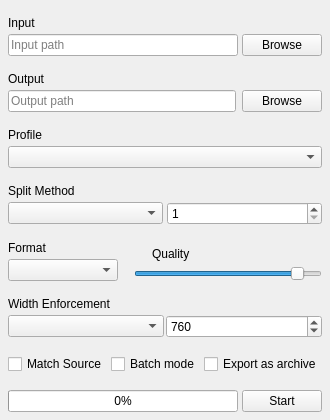
      <widget class="QWidget" name="stitchTab">
       <attribute name="title">
        <string>Stitch</string>
       </attribute>
       <layout class="QVBoxLayout" name="verticalLayout_9">
        <property name="spacing">
         <number>16</number>
        </property>
        <property name="leftMargin">
         <number>8</number>
        </property>
        <property name="topMargin">
         <number>16</number>
        </property>
        <property name="rightMargin">
         <number>8</number>
        </property>
        <property name="bottomMargin">
         <number>8</number>
        </property>
        <item>
         <layout class="QVBoxLayout" name="verticalLayout">
          <property name="spacing">
           <number>4</number>
          </property>
          <item>
           <widget class="QLabel" name="label_12">
            <property name="text">
             <string>Input</string>
            </property>
           </widget>
          </item>
          <item>
           <layout class="QHBoxLayout" name="horizontalLayout">
            <item>
             <widget class="QLineEdit" name="input">
              <property name="text">
               <string/>
              </property>
              <property name="placeholderText">
               <string>Input path</string>
              </property>
              <property name="cursorMoveStyle">
               <enum>Qt::VisualMoveStyle</enum>
              </property>
              <property name="clearButtonEnabled">
               <bool>true</bool>
              </property>
             </widget>
            </item>
            <item>
             <widget class="QPushButton" name="inputBrowse">
              <property name="text">
               <string>Browse</string>
              </property>
             </widget>
            </item>
           </layout>
          </item>
         </layout>
        </item>
        <item>
         <layout class="QVBoxLayout" name="verticalLayout_2">
          <property name="spacing">
           <number>4</number>
          </property>
          <item>
           <widget class="QLabel" name="label_2">
            <property name="text">
             <string>Output</string>
            </property>
           </widget>
          </item>
          <item>
           <layout class="QHBoxLayout" name="horizontalLayout_6">
            <property name="spacing">
             <number>6</number>
            </property>
            <item>
             <widget class="QLineEdit" name="output">
              <property name="placeholderText">
               <string>Output path</string>
              </property>
              <property name="cursorMoveStyle">
               <enum>Qt::VisualMoveStyle</enum>
              </property>
              <property name="clearButtonEnabled">
               <bool>true</bool>
              </property>
             </widget>
            </item>
            <item>
             <widget class="QPushButton" name="outputBrowse">
              <property name="text">
               <string>Browse</string>
              </property>
             </widget>
            </item>
           </layout>
          </item>
         </layout>
        </item>
        <item>
         <widget class="QWidget" name="profileWidget" native="true">
          <property name="maximumSize">
           <size>
            <width>16777215</width>
            <height>64</height>
           </size>
          </property>
          <layout class="QVBoxLayout" name="verticalLayout_11">
           <property name="spacing">
            <number>4</number>
           </property>
           <property name="leftMargin">
            <number>0</number>
           </property>
           <property name="topMargin">
            <number>0</number>
           </property>
           <property name="rightMargin">
            <number>0</number>
           </property>
           <property name="bottomMargin">
            <number>0</number>
           </property>
           <item>
            <widget class="QLabel" name="label_4">
             <property name="text">
              <string>Profile</string>
             </property>
            </widget>
           </item>
           <item>
            <widget class="QComboBox" name="profile"/>
           </item>
          </layout>
         </widget>
        </item>
        <item>
         <layout class="QVBoxLayout" name="verticalLayout_16">
          <property name="spacing">
           <number>4</number>
          </property>
          <item>
           <widget class="QLabel" name="label_6">
            <property name="text">
             <string>Split Method</string>
            </property>
           </widget>
          </item>
          <item>
           <layout class="QHBoxLayout" name="horizontalLayout_8">
            <item>
             <widget class="QComboBox" name="splitMethod">
              <property name="toolTip">
               <string>&lt;html&gt;&lt;head/&gt;&lt;body&gt;&lt;p&gt;&lt;span style=&quot; font-weight:700;&quot;&gt;Split Method&lt;/span&gt;&lt;/p&gt;&lt;p&gt;- &lt;span style=&quot; font-weight:700;&quot;&gt;split height&lt;/span&gt;: splits images into specific height.&lt;/p&gt;&lt;p&gt;- &lt;span style=&quot; font-weight:700;&quot;&gt;images numbe&lt;/span&gt;r: splits images into specific number of images.&lt;/p&gt;&lt;/body&gt;&lt;/html&gt;</string>
              </property>
             </widget>
            </item>
            <item>
             <widget class="QSpinBox" name="splitValue">
              <property name="minimum">
               <number>1</number>
              </property>
              <property name="maximum">
               <number>300000</number>
              </property>
             </widget>
            </item>
           </layout>
          </item>
         </layout>
        </item>
        <item>
         <layout class="QHBoxLayout" name="horizontalLayout_3">
          <property name="spacing">
           <number>4</number>
          </property>
          <item>
           <layout class="QHBoxLayout" name="horizontalLayout_15">
            <item>
             <layout class="QVBoxLayout" name="verticalLayout_5">
              <item>
               <widget class="QLabel" name="label_3">
                <property name="text">
                 <string>Format</string>
                </property>
               </widget>
              </item>
              <item>
               <widget class="QComboBox" name="outputFormat"/>
              </item>
             </layout>
            </item>
            <item>
             <widget class="QWidget" name="lossyQualityWidget" native="true">
              <property name="minimumSize">
               <size>
                <width>0</width>
                <height>0</height>
               </size>
              </property>
              <property name="maximumSize">
               <size>
                <width>200</width>
                <height>64</height>
               </size>
              </property>
              <layout class="QVBoxLayout" name="verticalLayout_7">
               <property name="spacing">
                <number>0</number>
               </property>
               <property name="leftMargin">
                <number>12</number>
               </property>
               <property name="topMargin">
                <number>0</number>
               </property>
               <property name="rightMargin">
                <number>0</number>
               </property>
               <property name="bottomMargin">
                <number>0</number>
               </property>
               <item>
                <widget class="QWidget" name="horizontalWidget" native="true">
                 <property name="minimumSize">
                  <size>
                   <width>0</width>
                   <height>0</height>
                  </size>
                 </property>
                 <layout class="QHBoxLayout" name="horizontalLayout_7">
                  <property name="spacing">
                   <number>2</number>
                  </property>
                  <property name="topMargin">
                   <number>0</number>
                  </property>
                  <property name="rightMargin">
                   <number>0</number>
                  </property>
                  <property name="bottomMargin">
                   <number>0</number>
                  </property>
                  <item>
                   <widget class="QLabel" name="lossyQuality">
                    <property name="text">
                     <string/>
                    </property>
                   </widget>
                  </item>
                  <item>
                   <widget class="QLabel" name="label_5">
                    <property name="text">
                     <string>Quality</string>
                    </property>
                   </widget>
                  </item>
                  <item>
                   <spacer name="horizontalSpacer">
                    <property name="orientation">
                     <enum>Qt::Horizontal</enum>
                    </property>
                    <property name="sizeHint" stdset="0">
                     <size>
                      <width>40</width>
                      <height>20</height>
                     </size>
                    </property>
                   </spacer>
                  </item>
                 </layout>
                </widget>
               </item>
               <item>
                <widget class="QSlider" name="lossyQualitySlider">
                 <property name="minimum">
                  <number>1</number>
                 </property>
                 <property name="maximum">
                  <number>100</number>
                 </property>
                 <property name="singleStep">
                  <number>5</number>
                 </property>
                 <property name="value">
                  <number>90</number>
                 </property>
                 <property name="orientation">
                  <enum>Qt::Horizontal</enum>
                 </property>
                 <property name="invertedAppearance">
                  <bool>false</bool>
                 </property>
                 <property name="invertedControls">
                  <bool>false</bool>
                 </property>
                 <property name="tickPosition">
                  <enum>QSlider::NoTicks</enum>
                 </property>
                 <property name="tickInterval">
                  <number>0</number>
                 </property>
                </widget>
               </item>
              </layout>
             </widget>
            </item>
           </layout>
          </item>
         </layout>
        </item>
        <item>
         <widget class="QWidget" name="heightWidthWidget" native="true">
          <property name="minimumSize">
           <size>
            <width>0</width>
            <height>0</height>
           </size>
          </property>
          <property name="maximumSize">
           <size>
            <width>16777215</width>
            <height>64</height>
           </size>
          </property>
          <layout class="QHBoxLayout" name="horizontalLayout_5">
           <property name="spacing">
            <number>4</number>
           </property>
           <property name="leftMargin">
            <number>0</number>
           </property>
           <property name="topMargin">
            <number>0</number>
           </property>
           <property name="rightMargin">
            <number>0</number>
           </property>
           <property name="bottomMargin">
            <number>0</number>
           </property>
           <item>
            <widget class="QWidget" name="widthEnforcementWidget_2" native="true">
             <property name="maximumSize">
              <size>
               <width>16777215</width>
               <height>16777215</height>
              </size>
             </property>
             <layout class="QVBoxLayout" name="widthEnforcementWidget">
              <property name="spacing">
               <number>4</number>
              </property>
              <property name="leftMargin">
               <number>0</number>
              </property>
              <property name="topMargin">
               <number>0</number>
              </property>
              <property name="rightMargin">
               <number>0</number>
              </property>
              <property name="bottomMargin">
               <number>0</number>
              </property>
              <item>
               <widget class="QLabel" name="label_7">
                <property name="text">
                 <string>Width Enforcement</string>
                </property>
               </widget>
              </item>
              <item>
               <layout class="QHBoxLayout" name="horizontalLayout_9">
                <property name="spacing">
                 <number>2</number>
                </property>
                <item>
                 <widget class="QComboBox" name="widthEnforcement">
                  <property name="toolTip">
                   <string>&lt;html&gt;&lt;head/&gt;&lt;body&gt;&lt;p&gt;&lt;span style=&quot; font-weight:700;&quot;&gt;Width Enforcement&lt;/span&gt;&lt;/p&gt;&lt;p&gt;&lt;span style=&quot; font-weight:700;&quot;&gt;- none: &lt;/span&gt;output images will have the same width of input images (no changes).&lt;/p&gt;&lt;p&gt;&lt;span style=&quot; font-weight:700;&quot;&gt;- auto:&lt;/span&gt; unifies width, where you force all files to have the same width as the smallest file in the input folder.&lt;/p&gt;&lt;p&gt;&lt;span style=&quot; font-weight:700;&quot;&gt;- copywrite:&lt;/span&gt; only first two images will have the same width (ex. copywirte image and first image).&lt;/p&gt;&lt;p&gt;&lt;span style=&quot; font-weight:700;&quot;&gt;- fixed: &lt;/span&gt;output images will have a fixed width value.&lt;/p&gt;&lt;/body&gt;&lt;/html&gt;</string>
                  </property>
                 </widget>
                </item>
                <item>
                 <widget class="QSpinBox" name="widthEnforcementSpinBox">
                  <property name="maximum">
                   <number>300000</number>
                  </property>
                  <property name="singleStep">
                   <number>40</number>
                  </property>
                  <property name="value">
                   <number>760</number>
                  </property>
                 </widget>
                </item>
               </layout>
              </item>
             </layout>
            </widget>
           </item>
          </layout>
         </widget>
        </item>
        <item>
         <widget class="QWidget" name="options" native="true">
          <property name="maximumSize">
           <size>
            <width>16777215</width>
            <height>64</height>
           </size>
          </property>
          <layout class="QHBoxLayout" name="horizontalLayout_10">
           <property name="spacing">
            <number>4</number>
           </property>
           <property name="leftMargin">
            <number>0</number>
           </property>
           <property name="topMargin">
            <number>0</number>
           </property>
           <property name="rightMargin">
            <number>0</number>
           </property>
           <property name="bottomMargin">
            <number>0</number>
           </property>
           <item>
            <widget class="QCheckBox" name="matchSource">
             <property name="toolTip">
              <string>&lt;html&gt;&lt;head/&gt;&lt;body&gt;&lt;p&gt;&lt;span style=&quot; font-weight:700;&quot;&gt;Match Source&lt;/span&gt;&lt;/p&gt;&lt;p&gt;If enabled and there is a metadata file in the input directory, images will be sliced according to the metadata file. Otherwise images will be sliced according to 'Split Height' and 'Images Number&amp;quot; options.&lt;/p&gt;&lt;/body&gt;&lt;/html&gt;</string>
             </property>
             <property name="text">
              <string>Match Source</string>
             </property>
            </widget>
           </item>
           <item>
            <widget class="QCheckBox" name="batchMode">
             <property name="toolTip">
              <string>&lt;html&gt;&lt;head/&gt;&lt;body&gt;&lt;p&gt;&lt;span style=&quot; font-weight:700;&quot;&gt;Batch Mode&lt;/span&gt;&lt;/p&gt;&lt;p&gt;scans input folder and its sub folders.&lt;/p&gt;&lt;/body&gt;&lt;/html&gt;</string>
             </property>
             <property name="text">
              <string>Batch mode</string>
             </property>
            </widget>
           </item>
           <item>
            <widget class="QCheckBox" name="exportArchive">
             <property name="toolTip">
              <string>&lt;html&gt;&lt;head/&gt;&lt;body&gt;&lt;p&gt;&lt;span style=&quot; font-weight:700;&quot;&gt;Export as archive&lt;/span&gt;&lt;/p&gt;&lt;p&gt;saves output as a 'ZIP' archive.&lt;/p&gt;&lt;/body&gt;&lt;/html&gt;</string>
             </property>
             <property name="text">
              <string>Export as archive</string>
             </property>
            </widget>
           </item>
          </layout>
         </widget>
        </item>
        <item>
         <widget class="QWidget" name="progressWidget_2" native="true">
          <property name="minimumSize">
           <size>
            <width>0</width>
            <height>0</height>
           </size>
          </property>
          <property name="maximumSize">
           <size>
            <width>16777215</width>
            <height>64</height>
           </size>
          </property>
          <layout class="QHBoxLayout" name="progressWidget">
           <property name="spacing">
            <number>4</number>
           </property>
           <property name="leftMargin">
            <number>0</number>
           </property>
           <property name="topMargin">
            <number>0</number>
           </property>
           <property name="rightMargin">
            <number>0</number>
           </property>
           <property name="bottomMargin">
            <number>0</number>
           </property>
           <item>
            <widget class="QProgressBar" name="progressBar">
             <property name="value">
              <number>0</number>
             </property>
             <property name="alignment">
              <set>Qt::AlignCenter</set>
             </property>
             <property name="textVisible">
              <bool>true</bool>
             </property>
             <property name="invertedAppearance">
              <bool>false</bool>
             </property>
            </widget>
           </item>
           <item>
            <widget class="QPushButton" name="start">
             <property name="text">
              <string>Start</string>
             </property>
            </widget>
           </item>
          </layout>
         </widget>
        </item>
       </layout>
      </widget>
